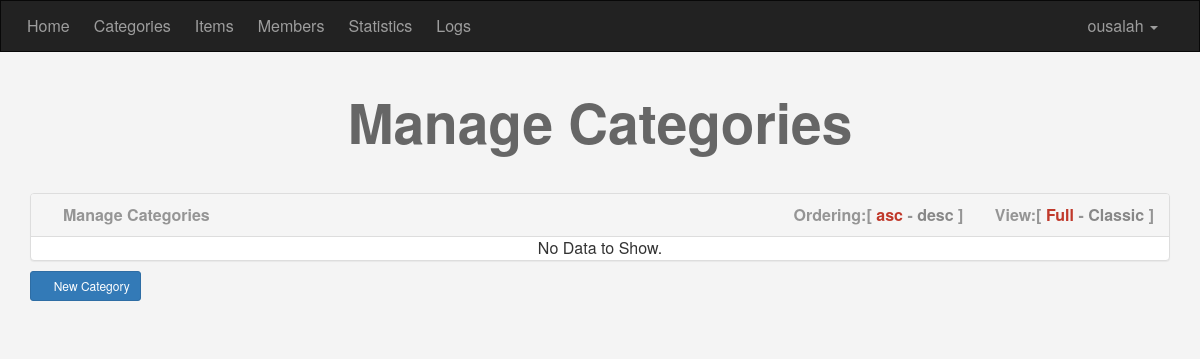
Before: /admin/categories.php (signed in) with the older database file.
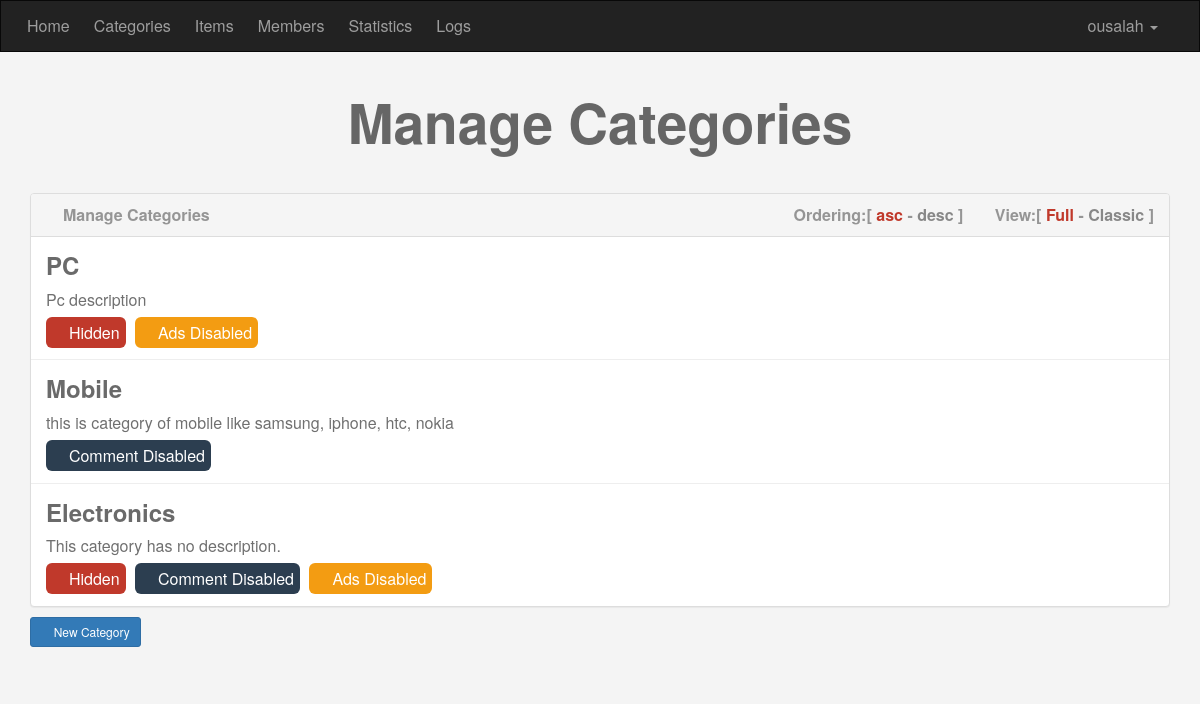
After: the same page with the newer database file.
### tables this page shows
CREATE TABLE `categories` (
  `ID` smallint(6) NOT NULL,
  `Name` varchar(255) NOT NULL,
  `Description` text NOT NULL,
  `Ordering` int(11) NOT NULL DEFAULT '0',
  `Visibility` tinyint(4) NOT NULL DEFAULT '1' COMMENT '0 = hidden, 1 = visible',
  `Allow_Comment` tinyint(4) NOT NULL DEFAULT '1',
  `Allow_Ads` tinyint(4) NOT NULL DEFAULT '1'
);

### admin/categories.php (the view, shortened to what this page needs)
<?php
  if (isset($_SESSION['Username'])) {
    include 'init.php';
    $do = (isset($_GET['do']) && !empty($_GET['do'])) ? $_GET['do'] : 'manage';
    if ($do == 'manage') {
      $sort = "ASC";
      $stmt = $con->prepare("SELECT * FROM categories ORDER BY Ordering $sort");
      $stmt->execute();
      $rows = $stmt->fetchAll();
      $count = $stmt->rowCount();
?>
      <h1 class='text-center'>Manage Categories</h1>
      <div class="container categories">
        <div class="panel panel-default">
          <div class="panel-heading">
            <i class="fa fa-list-alt"></i> Manage Categories
            <div class="options pull-right">
              <b><i class="fa fa-sort"></i> Ordering:</b>[
              <a class="<?php if ($sort == "ASC") echo "active"; ?>" href="?do=manage&sort=asc">asc</a> -
              <a class="<?php if ($sort == "DESC") echo "active"; ?>" href="?do=manage&sort=desc">desc</a> ]
              <b><i class="fa fa-eye"></i> View:</b>[
              <span class="active" data-view="full">Full</span> -
              <span data-view="classic">Classic</span> ]
            </div>
          </div>
          <div class="panel-body">
            <?php if ($count > 0): ?>
              <?php foreach ($rows as $row): ?>
                <div class="cat">
                  <h3><?php echo $row["Name"]; ?></h3>
                  <div class="full-view">
                    <p><?php echo ($row["Description"] == "") ? "This category has no description." : $row["Description"]; ?></p>
                    <?php if ($row["Visibility"] == 0) echo '<span class="visibility"><i class="fa fa-eye-slash"></i> Hidden</span>'; ?>
                    <?php if ($row["Allow_Comment"] == 0) echo '<span class="allow-comment"><i class="fa fa-comments-o"></i> Comment Disabled</span>'; ?>
                    <?php if ($row["Allow_Ads"] == 0) echo '<span class="allow-ads"><i class="fa fa-flag-o"></i> Ads Disabled</span>'; ?>
                  </div>
                </div>
                <hr>
              <?php endforeach; ?>
            <?php else: ?>
              <div class="text-center">No Data to Show.</div>
            <?php endif; ?>
          </div>
        </div>
        <a href="?do=add" class="add-category btn btn-primary btn-sm"><i class="fa fa-plus"></i> New Category</a>
      </div>
<?php
    } else {
      echo '<h1 class="text-center">Page Not Found! (404)</h1>';
    }
    include $tpl . "footer.php";
  } else {
    header('Location: index.php');
    exit();
  }

### admin/includes/templates/header.php (shortened to what this page needs)
<!DOCTYPE html>
<html lang="en" dir="ltr">
  <head>
    <link rel="stylesheet" href="<?php echo $css . 'bootstrap.min.css' ?>">
    <link rel="stylesheet" href="<?php echo $css . 'font-awesome.min.css' ?>">
    <link rel="stylesheet" href="<?php echo $css . 'backend.css' ?>">
  </head>
  <body>

### admin/init.php (shortened to what this page needs)
<?php
  $lang = "includes/languages/";
  $tpl  = "includes/templates/";
  $css  = "layout/css/";
  include $lang . "english.php";
  include $tpl . "header.php";
  if (!isset($noNavbar)) { include $tpl . "navbar.php"; }

### admin/includes/templates/navbar.php (shortened to what this page needs)
<nav class="navbar navbar-inverse">
  <div class="container">
    <div class="navbar-header">
      <a class="navbar-brand" href="dashboard.php"><?php lang('ADMIN_HOME'); ?></a>
    </div>
    <div class="collapse navbar-collapse" id="app-nav">
      <ul class="nav navbar-nav">
        <li><a href="categories.php"><?php lang('ADMIN_CATEGORIES') ?></a></li>
        <li><a href="#"><?php lang('ADMIN_ITEMS') ?></a></li>
        <li><a href="members.php"><?php lang('ADMIN_MEMBERS') ?></a></li>
        <li><a href="#"><?php lang('ADMIN_STATISTICS') ?></a></li>
        <li><a href="#"><?php lang('ADMIN_LOGS') ?></a></li>
      </ul>
      <ul class="nav navbar-nav navbar-right">
        <li class="dropdown">
          <a href="#" class="dropdown-toggle" data-toggle="dropdown" role="button" aria-haspopup="true" aria-expanded="false">
            <?php if (isset($_SESSION['Username'])) { echo $_SESSION['Username']; } ?>
            <span class="caret"></span>
          </a>
        </li>
      </ul>
    </div>
  </div>
</nav>

### admin/includes/languages/english.php
<?php
  function lang( $phrase ) {
    static $lang = array(
      'ADMIN_DEFAULT_PAGE_TITLE'     => 'Default',
      'ADMIN_LOGIN_PAGE_TITLE'       => 'Login',
      'ADMIN_DASHBOARD_PAGE_TITLE'   => 'Dashboard',
      'ADMIN_HOME'         => 'Home',
      'ADMIN_CATEGORIES'   => 'Categories',
      'ADMIN_ITEMS'        => 'Items',
      'ADMIN_MEMBERS'      => 'Members',
      'ADMIN_STATISTICS'   => 'Statistics',
      'ADMIN_LOGS'         => 'Logs',
      'ADMIN_EDIT_PROFILE' => 'Edit Profile',
      'ADMIN_SETTINGS'     => 'Settings',
      'ADMIN_LOGOUT'       => 'Logout',
      'ADMIN_LOGIN'                 => 'Admin Login',
      'ADMIN_PLACEHOLDER_USERNAME'  => 'Username',
      'ADMIN_PLACEHOLDER_PASSWORD'  => 'Password',
      'ADMIN_BTN_LOGIN'             => 'Login',
    );
    echo $lang[$phrase];
  }

### admin/includes/templates/footer.php (shortened to what this page needs)
  </body>
</html>

### admin/layout/css/backend.css (style rules this page uses)
body { background-color: #f4f4f4; font-size: 16px; }
.navbar { border-radius: 0; margin-bottom: 0; }
.nav > li > a, .navbar-brand { padding: 15px 12px; }
.navbar-brand { font-size: 1em; }
h1 { font-size: 55px; margin: 40px 0; font-weight: bold; color: #666; }
.categories .panel-heading { color: #959595; font-weight: bold; }
.categories .panel-heading i { position: relative; top: 1px; }
.categories .options b { margin-left: 10px; }
.categories .options a { color: #888; text-decoration: none; }
.categories .options span { color: #888; cursor: pointer; }
.categories .options .active { color: #c0392b; }
.categories .panel-body { padding: 0; }
.categories hr { padding: 0; margin: 0; }
.categories .cat { padding: 15px; position: relative; overflow: hidden; }
.categories .cat h3 { margin: 0; cursor: pointer; font-weight: bold; color: #6a6a6a; }
.categories .cat .full-view p { margin: 10px 0; color: #707070; }
.categories .cat .visibility, .categories .cat .allow-comment, .categories .cat .allow-ads { color: #fff; padding: 4px 6px; margin-right: 5px; border-radius: 6px; }
.categories .cat .visibility { background-color: #c0392b; }
.categories .cat .allow-comment { background-color: #2c3e50; }
.categories .cat .allow-ads { background-color: #f39c12; }
.categories .add-category { margin-top: -10px; margin-bottom: 30px; }

Changed rows visible on the page:
added categories: Name "PC", Description "Pc description", Visibility 0 (drawn), Allow_Ads 0 (drawn)
added categories: Name "Mobile", Description "this is category of mobile like samsung, iphone, htc, nokia", Allow_Comment 0 (drawn)
added categories: Name "Electronics", Description "This category has no description.", Visibility 0 (drawn), Allow_Comment 0 (drawn), Allow_Ads 0 (drawn)
Other visible differences:
text no longer shown: "No Data to Show."
